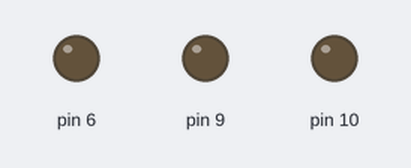
Recording of a sketch running on a simulated Arduino Uno, built with avr-gcc and run on an emulated ATmega328P. On the bench: output pins drawn as LEDs (lit = HIGH).

Above: at 0.15 s.
Timing chart, 0 to 9.2 s (numbered marks = the images above):
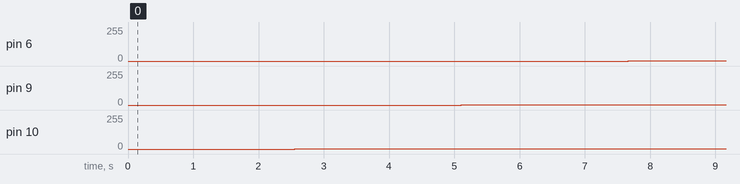

The sketch:

9.ino
```cpp
//EJEMPLO: CILCO REPRETITIVO FOR
int brillo=0;

void setup()
{

}

void loop()
{
  for(brillo==0;brillo<255;brillo=brillo+1)
  {
    analogWrite(10,brillo);
    delay(5);
  }

  for(brillo==255;brillo>0;brillo=brillo-1)
  {
    analogWrite(10,brillo);
    delay(5);
  }
  for(brillo==0;brillo<255;brillo=brillo+1)
  {
    analogWrite(9,brillo);
    delay(5);
  }

  for(brillo==255;brillo>0;brillo=brillo-1)
  {
    analogWrite(9,brillo);
    delay(5);
  }
   for(brillo==0;brillo<255;brillo=brillo+1)
  {
    analogWrite(6,brillo);
    delay(5);
  }

  for(brillo==255;brillo>0;brillo=brillo-1)
  {
    analogWrite(6,brillo);
    delay(5);
  }
}
```

Measured:
- by itself, pin 6: 0/255 → 1/255 at 7.7 s
- by itself, pin 9: 0/255 → 1/255 at 5.1 s
- by itself, pin 10: 0/255 → 1/255 at 2.6 s
